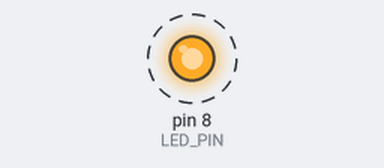
The sketch below on a simulated Arduino Uno, built with avr-gcc and run on an emulated ATmega328P. On the bench: output pins drawn as LEDs (lit = HIGH). Dashed ring = blinking.

Above: at 0.02 s.
Timing chart, 0 to 3.0 s (numbered marks = the images above):
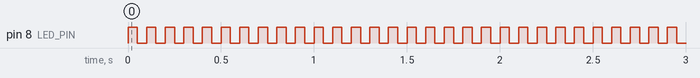

Measured:
- by itself, pin 8 (LED_PIN): alternates HIGH for 0.05 s and LOW for 0.05 s

The sketch:

Led_Blink.ino
```cpp
int LED_PIN = 8 ;

void setup() {
  pinMode(LED_PIN, OUTPUT);
}

void loop() {
  digitalWrite(LED_PIN, HIGH);
  delay(50);
  digitalWrite(LED_PIN, LOW);
  delay(50);
}
```
